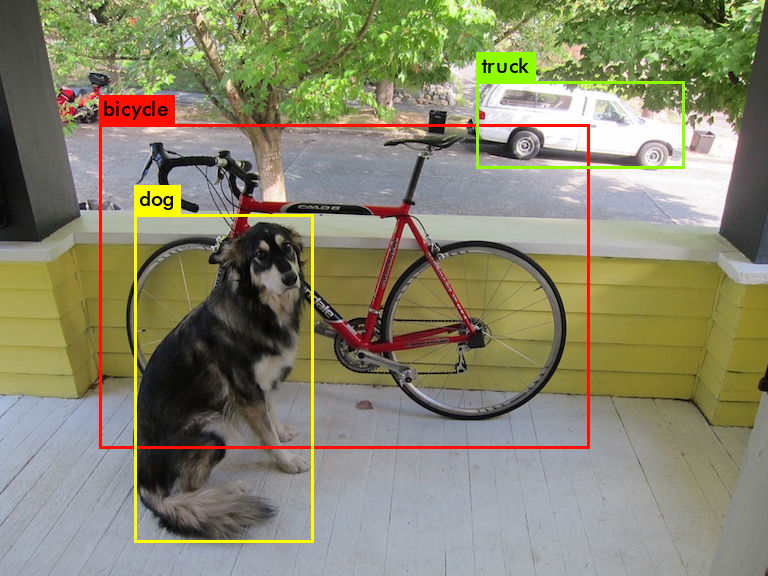
#> input picture Computer_Vision_(Module_6)/Day_1_ Basics_of_computer_vision/annotations.jpg, 768 x 576 px, given in place of the camera
$ jupyter execute --allow-errors 'Mini projects.ipynb'   (shell and % lines are left out)   (text cells are left out)
#> lines starting #> are read from the running program, lines starting #| are printed output that depends on the picture; after the words box and inside, x2 and y2 are one past the last pixel; in counts of white or black regions, pixels touching at a corner belong together
[cell 1]
import cv2
import numpy as np
import matplotlib.pyplot as plt

[cell 2]
window_name = "filter"
cap = cv2.VideoCapture(0)
key = 0
cv2.namedWindow(window_name,cv2.WINDOW_AUTOSIZE)
while (True):
    ret, frame = cap.read()
#> frame is the input picture: shape (576, 768, 3); mean B, G, R 109.6, 134.9, 136.5
    gray_frame = cv2.cvtColor(frame,cv2.COLOR_BGR2GRAY)
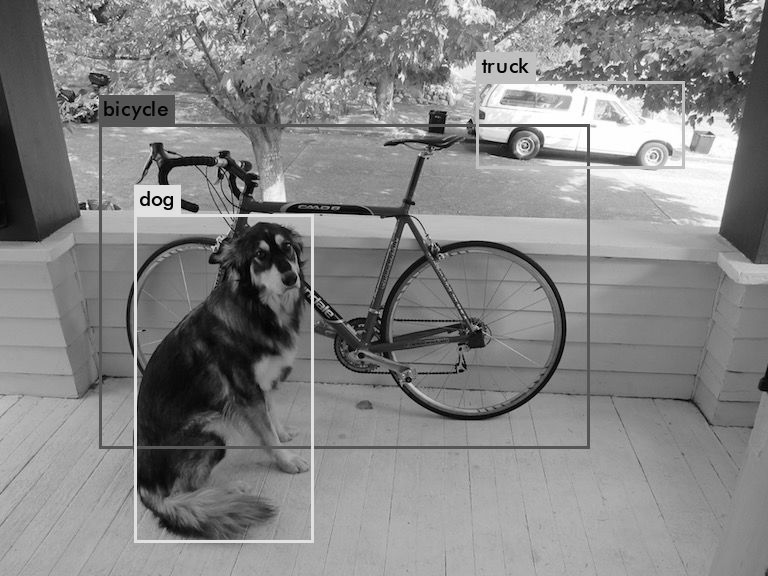
#> gray_frame: shape (576, 768); min 0, max 255, mean 132.5
    blurred = cv2.GaussianBlur(gray_frame, (5, 5), 0)
    edges = cv2.Canny(blurred, 30, 150)
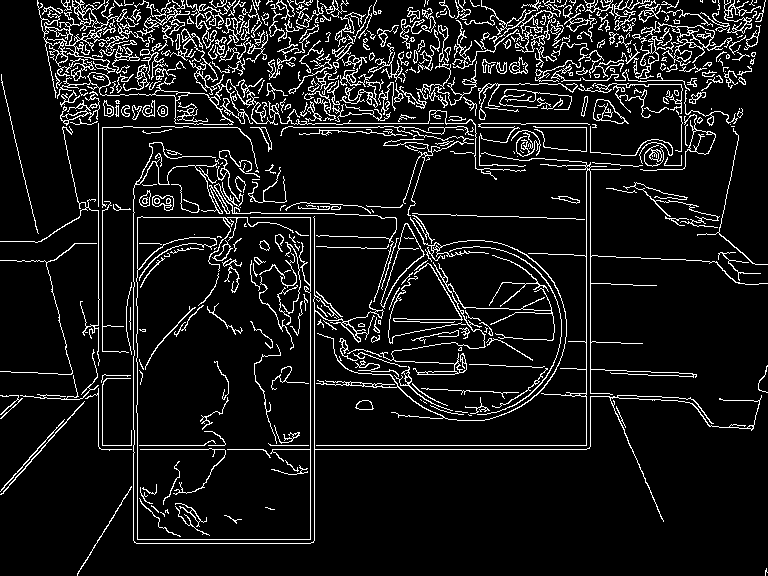
#> edges: shape (576, 768); 9.3% white in thin lines or dots

    cv2.imshow(window_name,edges)

    if key == 27:
        break

    key = cv2.waitKey(1)
#> (key Esc is pressed here)


cap.release()

cv2.destroyAllWindows()
cv2.waitKey(1)

[cell 3]
def black_image(image_path):
#> called with image_path = 'img/noisy.png'
    img = cv2.imread(image_path)
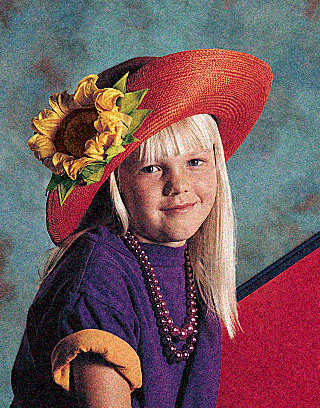
#> input picture Computer_Vision_(Module_6)/Day_4_ Kernels_callbacks_and_thresholding/img/noisy.png, 320 x 408 px
#> img is the input picture: shape (408, 320, 3); mean B, G, R 92.8, 88.5, 116.5
    image=img.copy()
    im_gray = cv2.cvtColor(image, cv2.COLOR_BGR2GRAY)
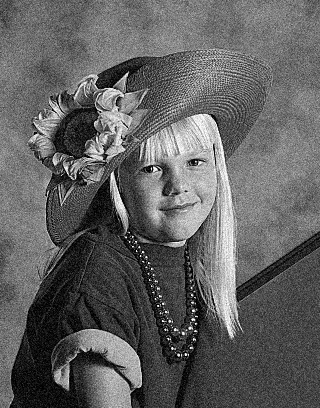
#> im_gray: shape (408, 320); min 0, max 255, mean 97.4


    thresh, _ = cv2.threshold(im_gray, 128, 255, cv2.THRESH_BINARY + cv2.THRESH_OTSU)
#> thresh = 95

    image = cv2.threshold(im_gray, thresh, 255, cv2.THRESH_BINARY)[1]
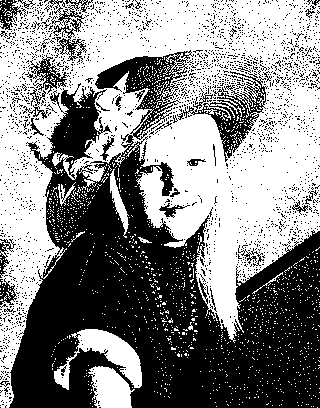
#> image: shape (408, 320); 52.3% white; 2314 black regions (2275 under 20 px), largest, box (x1, y1, x2, y2) and area: (9, 50, 320, 408) 52058, (177, 70, 268, 162) 2001, (48, 0, 93, 63) 807

    cv2.imshow("",image)
    cv2.waitKey(0)
    cv2.destroyAllWindows()
    cv2.waitKey(1)

black_image("img/noisy.png")

[cell 4]
window_name = "filter"
cap = cv2.VideoCapture(0)
key = 0
cv2.namedWindow(window_name,cv2.WINDOW_AUTOSIZE)
while (True):
    ret, frame = cap.read()
    gray_frame = cv2.cvtColor(frame,cv2.COLOR_BGR2GRAY)

    thresh, _ = cv2.threshold(gray_frame, 128, 255, cv2.THRESH_BINARY + cv2.THRESH_OTSU)
#> thresh = 118

    frame = cv2.threshold(gray_frame, thresh, 255, cv2.THRESH_BINARY)[1]
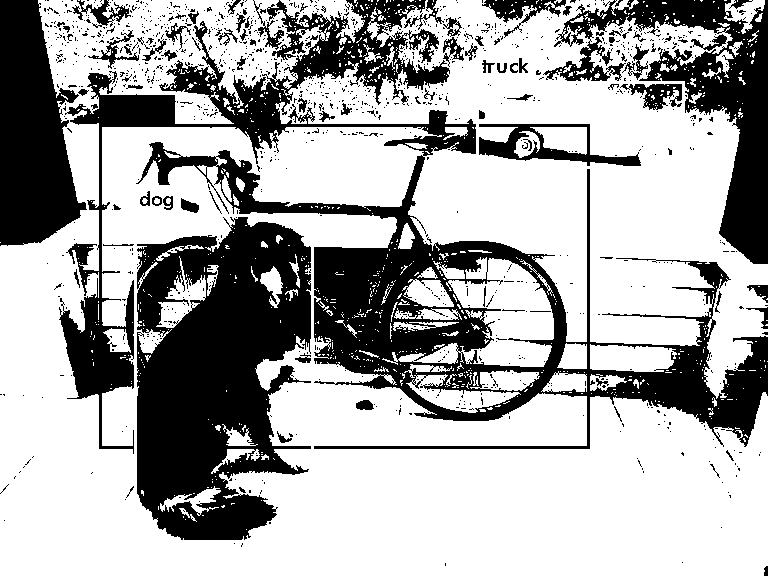
#> frame: shape (576, 768); 66.9% white; 1138 black regions (1049 under 20 px), largest, box (x1, y1, x2, y2) and area: (59, 0, 768, 454) 62441, (137, 217, 311, 540) 39289, (543, 0, 768, 264) 16482


    cv2.imshow(window_name,frame)

    if key == 27:
        break

    key = cv2.waitKey(1)
#> (key Esc is pressed here)


cap.release()

cv2.destroyAllWindows()
cv2.waitKey(1)

[cell 5]
def clean_noise(image_path):

#> called with image_path = 'img/noisy.png'
    img = cv2.imread(image_path)
    image=img.copy()

    cleaned_image = cv2.fastNlMeansDenoisingColored(image,None,10,10,7,21)
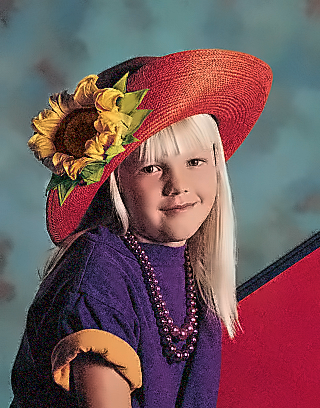
#> cleaned_image: shape (408, 320, 3); mean B, G, R 91.6, 87.8, 115.9

    cv2.imshow("",cleaned_image)
    cv2.waitKey(0)
    cv2.destroyAllWindows()
    cv2.waitKey(1)
clean_noise('img/noisy.png')

[cell 6]
kernel = np.array([[0.272, 0.534, 0.131],
        [0.349, 0.686, 0.168],
        [0.393, 0.769, 0.189]])

img = cv2.imread("img/noisy.png")
image=img.copy()


R,G,B = image.shape
#> R = 408; G = 320; B = 3

tb = 0.272*R + 0.534*G + 0.131*B
#> tb = 282.2
tg = 0.349/R + 0.686*G + 0.168/B
#> tg = 219.6
tr = 0.393/R + 0.769*G + 0.189*B
#> tr = 246.6


if tb > 255: b = 255
else: b = tb
if tg > 255: g = 255
else: g = tg
#> g = 219.6
if tr > 255:r = 255
else: r = tr
#> r = 246.6
